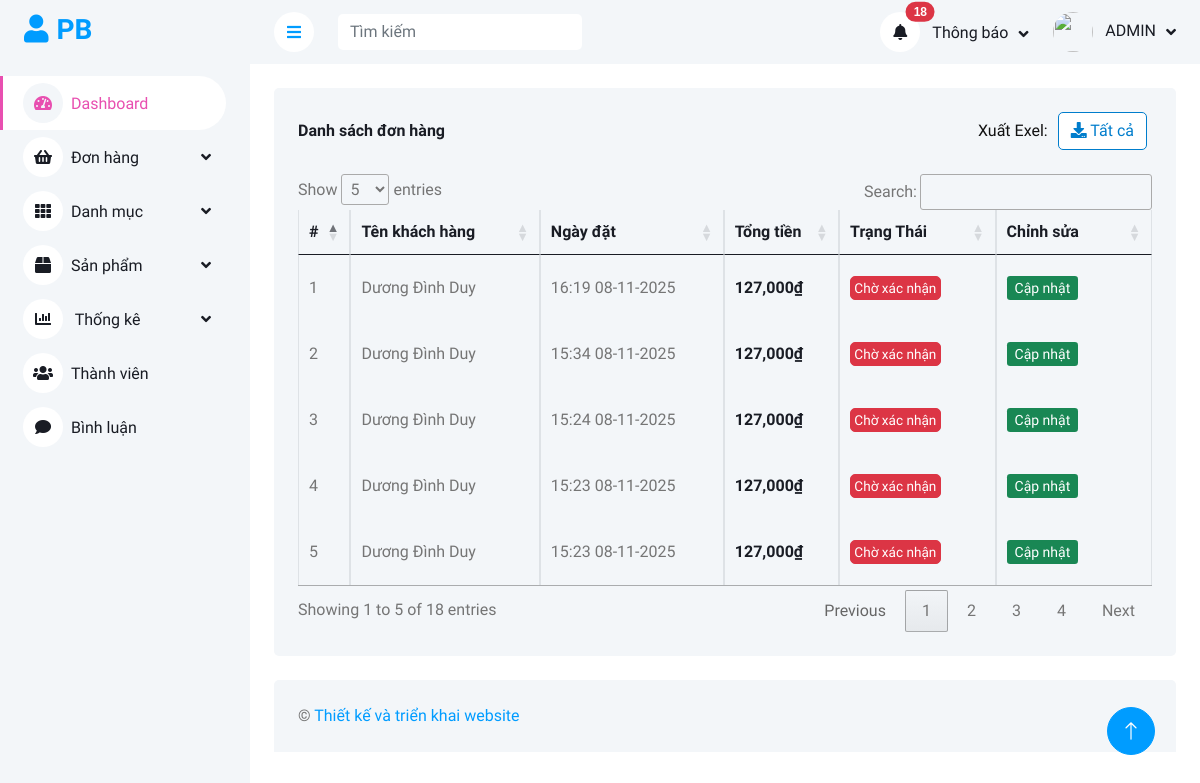
The page /admin/index.php?quanli=danh-sach-don-hang (signed in) on the database its author committed.
### tables this page shows
CREATE TABLE `orders` (
  `order_id` int(11) NOT NULL,
  `user_id` int(11) NOT NULL,
  `date` datetime NOT NULL DEFAULT current_timestamp(),
  `total` int(11) NOT NULL,
  `address` varchar(255) NOT NULL,
  `phone` varchar(10) NOT NULL,
  `note` text NOT NULL,
  `payment_method` varchar(50) NOT NULL DEFAULT 'cod',
  `status` tinyint(1) NOT NULL DEFAULT 1,
  `momo_order_id` varchar(50) DEFAULT NULL
);

CREATE TABLE `users` (
  `user_id` int(11) NOT NULL,
  `username` varchar(100) NOT NULL COMMENT 'Tên đăng nhập',
  `password` varchar(255) NOT NULL,
  `full_name` varchar(255) NOT NULL COMMENT 'Họ tên',
  `image` varchar(255) NOT NULL,
  `email` varchar(255) NOT NULL,
  `phone` varchar(10) NOT NULL,
  `address` varchar(255) NOT NULL,
  `role` tinyint(1) NOT NULL DEFAULT 0 COMMENT '0 là khách hàng 1 là nhân viên',
  `active` tinyint(1) NOT NULL DEFAULT 1
);

### admin/models_admin/pdo_library.php (called while the page is built, shortened)
<?php
function pdo_query($sql){
    $sql_args = array_slice(func_get_args(), 1);
    try{
        $conn = pdo_get_connection();
        $stmt = $conn->prepare($sql);
        $stmt->execute($sql_args);
        $rows = $stmt->fetchAll();
        return $rows;
    }
    catch(PDOException $e){
        throw $e;
    }
    finally{
        unset($conn);
    }
}
?>

### admin/models_admin/OrderModel.php (called while the page is built, shortened)
<?php
    class OrderModel{
        public function select_list_orders_admin() {
            $sql = "
                    SELECT
                    orders.order_id,
                    orders.user_id,
                    orders.date AS order_date,
                    orders.total,
                    orders.address AS order_address,
                    orders.phone AS order_phone,
                    orders.note,
                    orders.status,
                    users.full_name,
                    users.email,
                    users.phone AS user_phone
                FROM
                    orders
                JOIN
                    users ON orders.user_id = users.user_id
                ORDER BY orders.order_id DESC
            ";
            return pdo_query($sql);
        }
    }
?>

### admin/models_admin/BaseModel.php (called while the page is built, shortened)
<?php
    class BaseModel{
        public function date_format($date, $plus_day) {
            $datetime = new DateTime($date);
            return $formatted_date = $datetime->format('H:i d-m-Y');
        }
    }
    $BaseModel = new BaseModel();
?>

### admin/don-hang/list.php (the view, shortened to what this page needs)
<?php
    $list_orders = $OrderModel->select_list_orders_admin();
?>
<div class="container-fluid pt-4 px-4">
    <div class="bg-light text-center rounded p-4">
        <div class="d-flex align-items-center justify-content-between mb-4">
            <h6 class="mb-0">Danh sách đơn hàng</h6>
            <div class="d-flex align-items-center">
                <span style="margin-right: 10px; color: #111;">Xuất Exel:</span>
                <a href="xuat-exel" style="margin-right: 5px;" class="btn btn-custom ml-3"><i class="fas fa-download"></i> Tất cả</a>
            </div>
        </div>
        <div class="table-responsive">
            <table class="table text-start align-middle table-bordered table-hover mb-0" id="orders-list">
                <thead>
                    <tr class="text-dark">
                        <th scope="col">#</th>
                        <th scope="col">Tên khách hàng</th>
                        <th scope="col">Ngày đặt</th>
                        <th scope="col">Tổng tiền</th>
                        <th scope="col">Trạng Thái</th>
                        <th scope="col">Chỉnh sửa</th>
                    </tr>
                </thead>
                <tbody>
                    <?php
                    $i = 0;
                    foreach ($list_orders as $value) {
                        extract($value);
                        $i++;
                        $formatted_date = $BaseModel->date_format($order_date, '');
                        $order_status = '<a href="" class="btn btn-small btn-danger">Chờ xác nhận</a>';
                    ?>
                    <tr>
                        <td><?=$i?></td>
                        <td class="td-name">
                            <?=$full_name?>
                        </td>
                        <td class="td-date">
                            <?=$formatted_date?>
                        </td>
                        <td class="text-dark" style="font-weight: 600;">
                            <?=number_format($total)?>₫
                        </td>
                        <td class="td-responsive-2">
                            <?=$order_status?>
                        </td>
                        <td class="td-responsive-2", center>
                            <a class="btn-sm btn-success" href="index.php?quanli=cap-nhat-don-hang&id=<?=$order_id?>">Cập nhật</a>
                        </td>
                    </tr>
                    <?php
                    }
                    ?>
                </tbody>
            </table>
        </div>
    </div>
</div>

### admin/public_admin/css/style.css (style rules this page uses)
:root { --primary: #e84fb0; --light: #F3F6F9; --dark: #191C24; }
.btn { transition: .5s; }
.td-responsive-2 { min-width: 120px; max-width: 145px; }
.td-date { min-width: 145px; }
.td-name { min-width: 150px; }

### admin/public_admin/css/custom.css (style rules this page uses)
.btn-custom { color: #007dcc; background-color: white; border-color: #007dcc; }
.btn-small { padding: .05rem 0.2rem; font-size: .85rem; }

### admin/don-hang/list.php (style rules this page uses)
td { height: 50px; }

### rows shown on the page
orders: user.full_name "Dương Đình Duy", date "16:19 08-11-2025", total "127,000"
orders: user.full_name "Dương Đình Duy", date "15:34 08-11-2025", total "127,000"
orders: user.full_name "Dương Đình Duy", date "15:24 08-11-2025", total "127,000"
orders: user.full_name "Dương Đình Duy", date "15:23 08-11-2025", total "127,000"
orders: user.full_name "Dương Đình Duy", date "15:23 08-11-2025", total "127,000"

### other values the page prints
$count "18"
